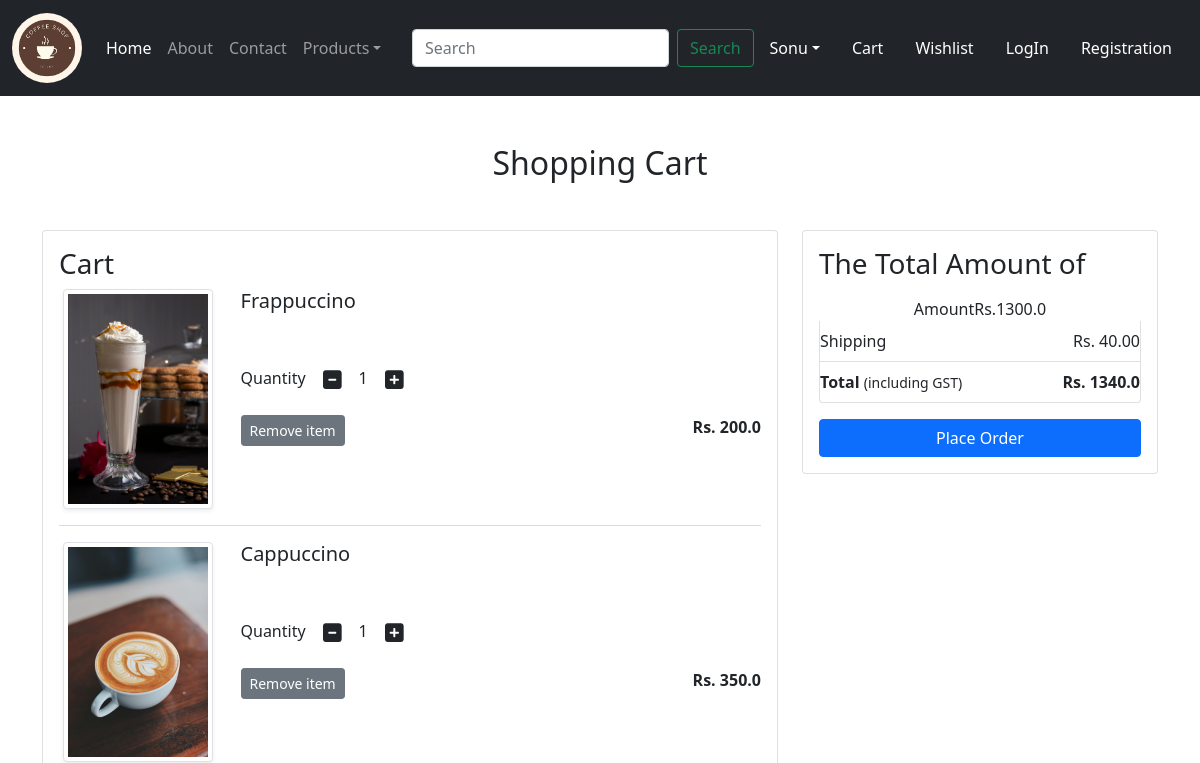
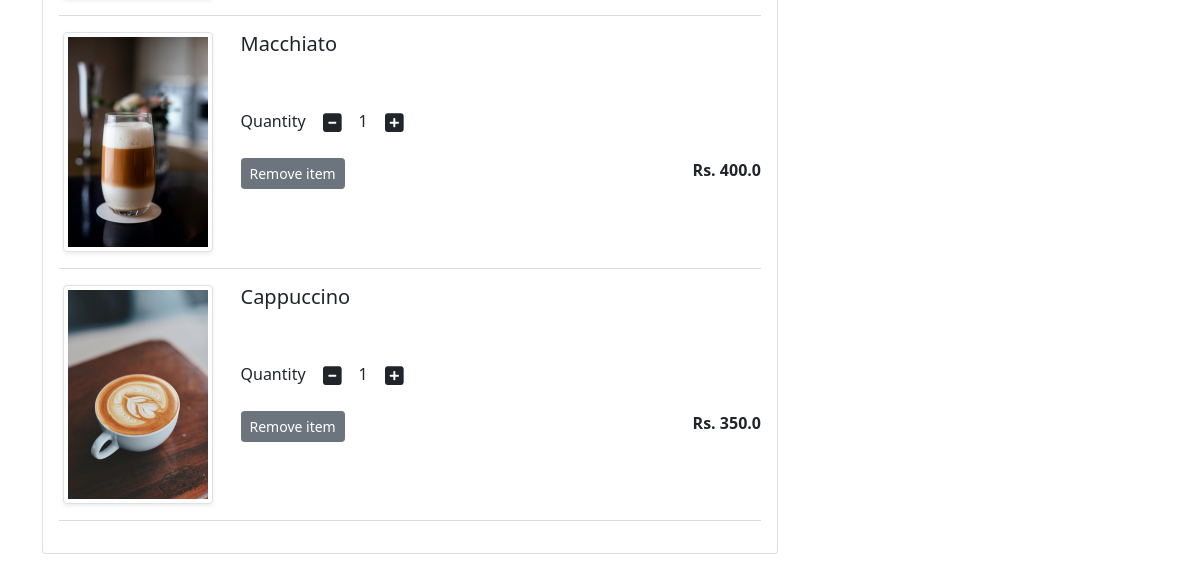
The page /cart/ (signed in) on the database as committed earlier (2 pictures, top to bottom).
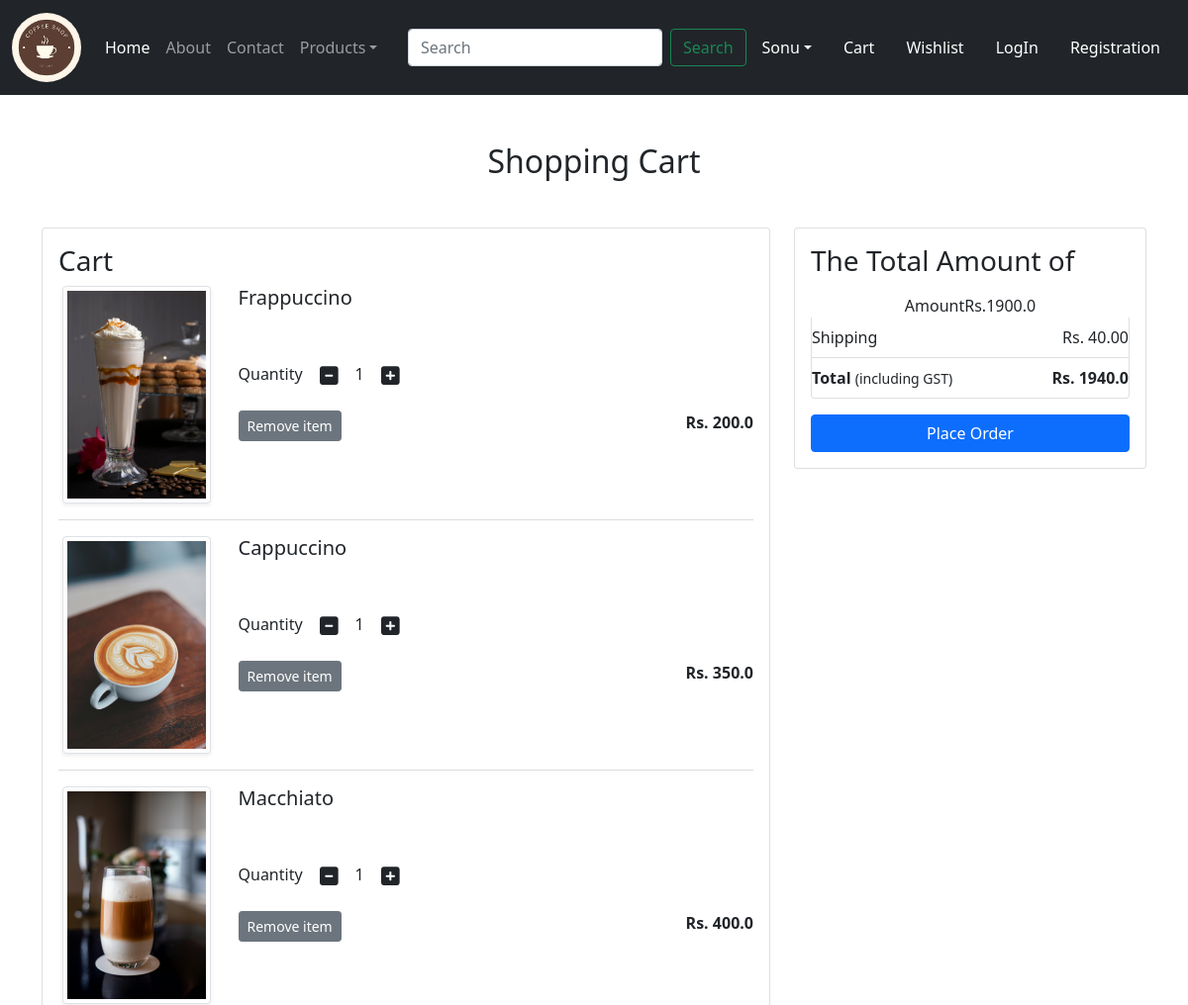
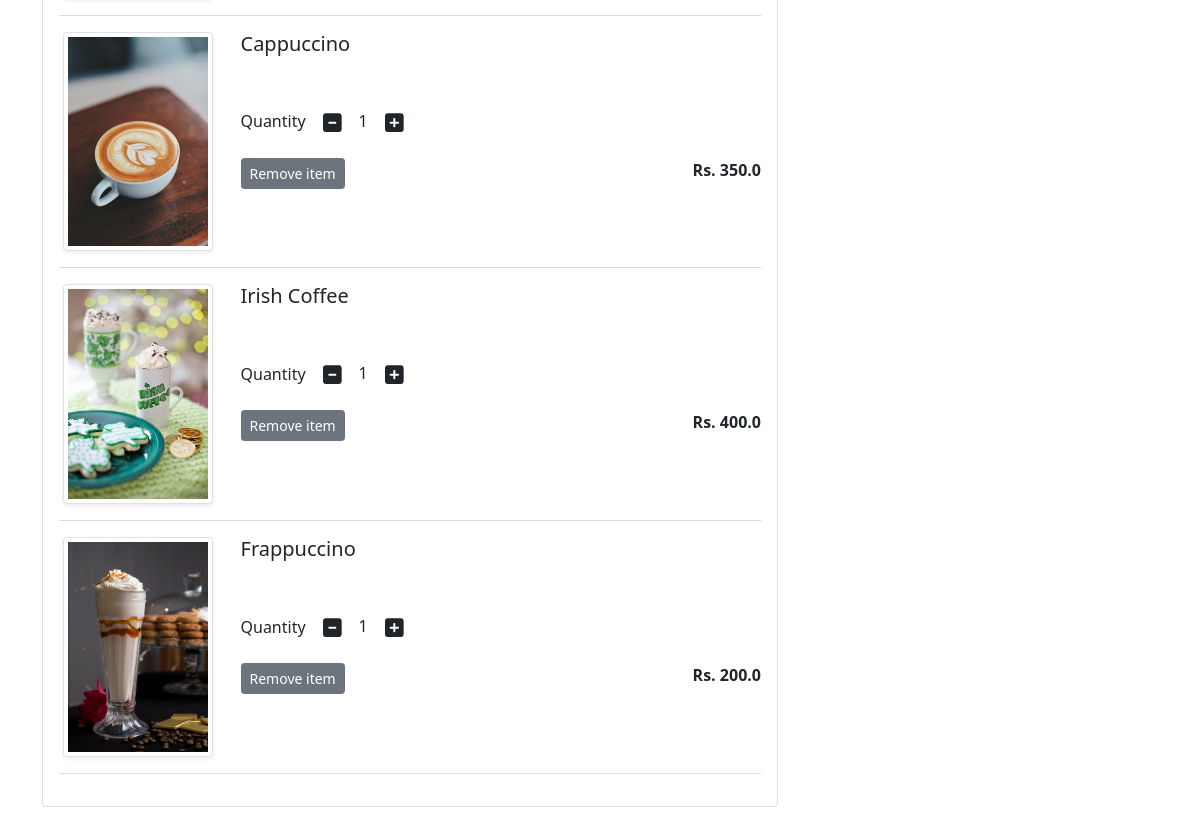
The same page on the database as committed later (2 pictures, top to bottom).
### sonu1/models.py (models this page shows, shortened)
class Cart(models.Model):
    user=models.ForeignKey(User,on_delete=models.CASCADE)
    product=models.ForeignKey(Product,on_delete=models.CASCADE)
    quantity = models.PositiveIntegerField(default=1)

class Product(models.Model):
    title = models.CharField(max_length=100)
    selling_price = models.FloatField()
    discounted_price = models.FloatField()
    discription = models.TextField()
    composition = models.TextField(default='')
    prodapp = models.TextField(default='')
    category = models.CharField(choices= CATAGORY_CHOICES,max_length=2)
    product_image = models.ImageField(upload_to='product')

### sonu1/views.py (the view)
# urls.py: path('cart/',views.show_cart,name='showcart'),
def show_cart(request):
    user = request.user
    cart = Cart.objects.filter(user=user)
    amount=0
    for p in cart:
        value = p.quantity * p.product.discounted_price
        amount = amount + value
    totalamount = amount + 40
    return render(request,'sonu1/addtocart.html',locals())

### sonu1/templates/sonu1/addtocart.html (shortened to what this page needs)
{% extends 'sonu1/index.html' %}
{% load static %}
{% block main %}
<div class="container my-5">
<div class="row">
{% if cart %}
<h2 class="text-center mb-5">
Shopping Cart
</h2>
<div class="col-sm-8">
<div class="card">
    <div class="card-body">
        <h3>Cart</h3>
        {% for item in cart %}
        <div class="row">
            <div class="col-sm-3 text-center align-self-center"><img src="{{item.product.product_image.url}}" alt="" class="img-fluid img-thumbnail shadow-sm" height="150" width="150"></div>
            <div class="col-sm-9">
                <div>
                    <h5>{{item.product.title}}</h5>
                    <div class="my-3">
                        <label for="quantity">Quantity</label>
                        <a class="minus-cart btn" pid={{item.product.id}}><i class="fas fa-minus-square fa-lg"></i></a>
                        <span id="quantity">{{item.quantity}}</span>
                        <a class="plus-cart btn" pid={{item.product.id}}><i class="fas fa-plus-square fa-lg"></i></a>
                    </div>
                    <div class="d-flex justify-content-between">
                        <a href="#" class="remove-cart btn btn-sm btn-secondary mr-3" pid={{item.product.id}}>Remove item</a>
                        <p class="mb-0"><span><strong>Rs. {{item.product.discounted_price}}</strong></span></p>
                    </div>
                </div>
            </div>
        </div>
        <hr class="text-muted">
        {% endfor %}
    </div>
</div>
</div>
<div class="col-sm-4">
<div class="card">
    <div class="card-body">
        <h3>The Total Amount of</h3>
        <ul class="list-group">
            <li class="list-group-item d-flex justify-content-between align-self-center border-0 px-0 pb-0">Amount<span id="amount">Rs.{{amount}}</span></li>
            <li class="list-group-item d-flex justify-content-between align-item-center px-0">Shipping <span>Rs. 40.00</span></li>
            <li class="list-group-item d-flex justify-content-between align-item-center px-0 mb-3">
                <div>
                    <strong>Total</strong> <small>(including GST)</small>
                </div>
                <span id="totalamount"><strong>Rs. {{totalamount}}</strong></span>
            </li>
        </ul>
        <div class="d-grid"><a href="{% url 'checkout' %}" class="btn btn-primary">Place Order</a></div>
    </div>
</div>
</div>
{% else %}
<h1 class="text-center mb-5">Cart is Empty</h1>
{% endif %}
</div>
</div>
{% endblock %}

Rows that differ between the two databases and show on the page:
added Cart: product.product_image (picture), product "Irish Coffee", quantity "1", product.discounted_price "400.0"
added Cart: product.product_image (picture), product "Frappuccino", quantity "1", product.discounted_price "200.0"
Other text that changed with them:
{{ amount }}: "1300.0" → "1900.0"
{{ totalamount }}: "1340.0" → "1940.0"
